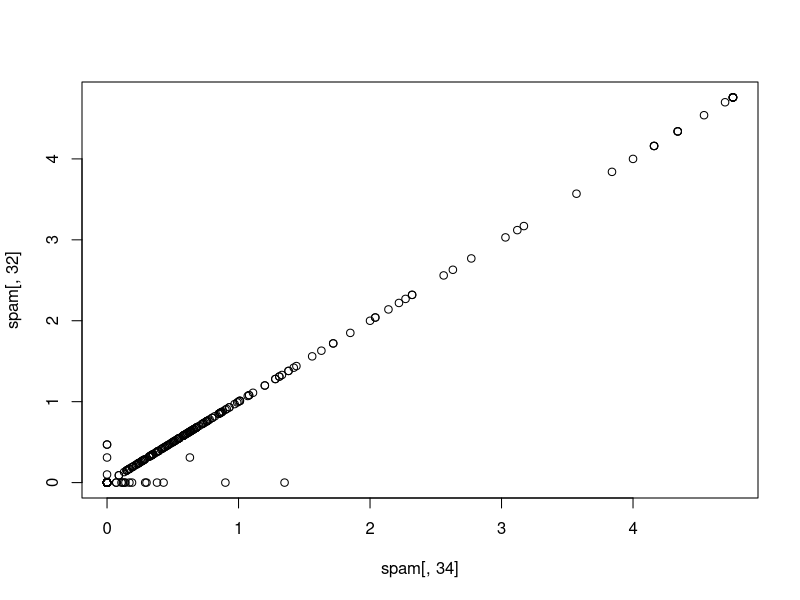
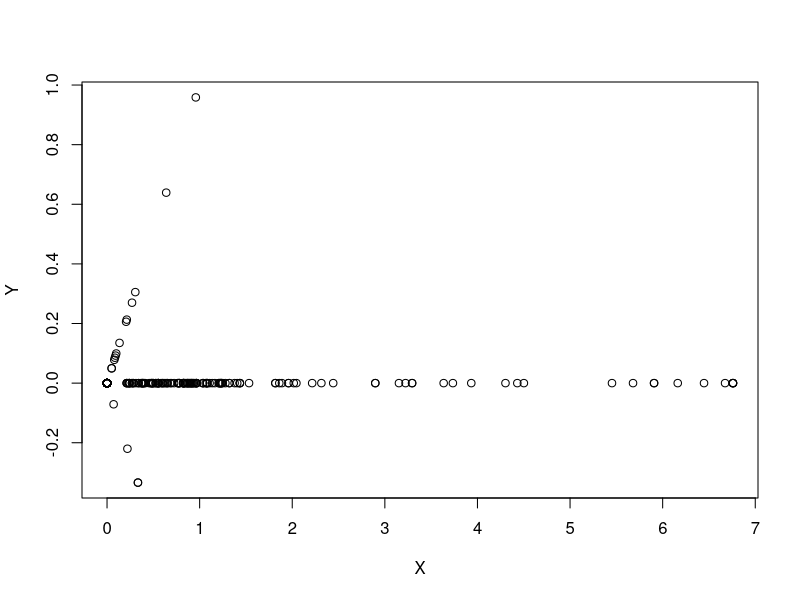
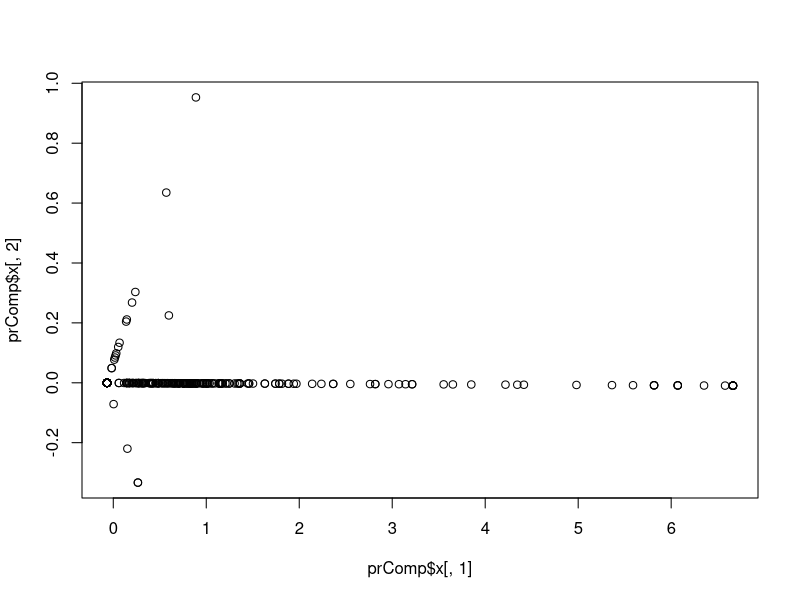

These charts were generated, in order, by the following R code:
#Correlated predictors
library(caret);library(kernlab);data(spam)
inTrainingSet <- createDataPartition(y=spam$type,
                                     p=.75,list=FALSE)
trainingSet <- spam[inTrainingSet,]
testingSet <- spam[-inTrainingSet,]

M <- abs(cor(trainingSet[,-58]))
diag(M) <- 0
which(M > .8,arr.ind=T)

names(spam)[c(34,32)]
plot(spam[,34],spam[,32])

#rotate the plot
X <- .71*trainingSet$num415 + .71*trainingSet$num857
Y <- .71*trainingSet$num415 - .71*trainingSet$num857
plot(X,Y)

smallSpam <- spam[,c(34,32)]
prComp <- prcomp(smallSpam)
plot(prComp$x[,1],prComp$x[,2])
